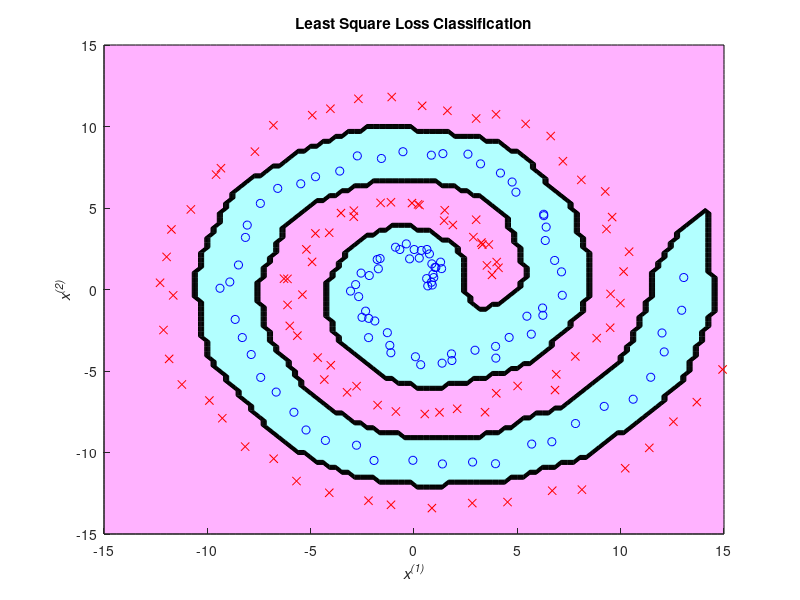

The MATLAB script that drew this image:
%% Example 7.1 Least Square Loss Classification
%
% * *Result in book* : Figure 7.2
% * *Code in book* : Figure 7.3
% * *Output* : |eg7_1.png|
% * *Usage* : |eg7_1(), eg7_1(200, 100)|
%
%% Source Code
function eg7_1(n, m)
    % init
    rng(0);
    % recommended, use it in future instead of
    % rand('state', 0); randn('state', 0);
    if nargin < 2
        n = 200; m = 100;
    end

    % constant
    a = linspace(0, 4 * pi, n / 2);
    u = [a .* cos(a), (a + pi) .* cos(a)]' + 1 * rand(n, 1);
    v = [a .* sin(a), (a + pi) .* sin(a)]' + 1 * rand(n, 1);
    x = [u, v];
    y = [ones(1, n / 2), -ones(1, n / 2)]';

    x2 = sum(x .^ 2, 2);
    hh = 2 * 1 ^ 2;
    l = 0.01;
    % kernel function
    kernel = @(c1, n1, c2, c3, c4) ...
        (exp(-(repmat(c1, 1, n1) + repmat(c2', n, 1) - 2 * c3 * c4') / hh));

    k = kernel(x2, n, x2, x, x);
    t = (k ^ 2 + l * eye(n)) \ (k * y);

    X = linspace(-15, 15, m)'; X2 = X .^ 2;
    U = kernel(u .^ 2, m, X2, u, X);
    V = kernel(v .^ 2, m, X2, v, X);
    Z = sign(V' * (U .* repmat(t, 1, m)));
    figure('Name', 'example 7-1'); clf; hold on;
    title('Least Square Loss Classification');
    xlabel('\itx^{(1)}'); ylabel('\itx^{(2)}');
    axis([-15, 15, -15, 15]);
    contourf(X, X, Z);
    plot(x(y == 1, 1), x(y == 1, 2), 'bo');
    plot(x(y == -1, 1), x(y == -1, 2), 'rx');
    colormap([1, 0.7, 1; 0.7, 1, 1]);
    saveas(gcf, 'eg7_1', 'png');
end